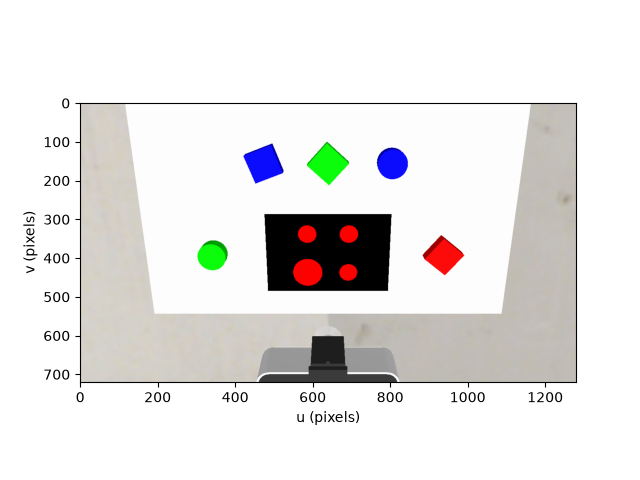
#> input picture assignment_2_3_vision/Machine_Vision_Toolbox_for_Python.png, 640 x 480 px
$ python -i PickAndPlacerobotp2.py   (imports and definitions only)
#> lines starting #> are read from the running program, lines starting #| are printed output that depends on the picture
from typing import Dict, Tuple
import numpy as np
import copy
import machinevisiontoolbox as mvt
import cv2

"""
Steps:
1. Locate each object in the image space.
2. Determine each object's colour and shape.
3. Determine a homography transformation between the image and the robot's XY plane.
4. Locate each object in the robot's XY plane.
"""

L0=138
L1=135
L2=147
L3=60
L4=-70


WSP_MARKERS = np.array([
    [117.7, 154.8],
    [297.7, 154.8],
    [297.7, -165.2],
    [117.7, -165.2]
])


def GetBlobsFromImg(
        img: mvt.Image,
        sigma: int = 1,
        h: int = 2,
        thresh: float = 0.4,
        kernel: Tuple[int, int] = np.ones((3, 3)),
        filter: int = 200,
    ) -> Tuple[int, int, int]:

    img = np.power(img, np.ones(img.shape)*0.45)
    K_gauss = mvt.Kernel.Gauss(sigma, h)
    img = img.convolve(K_gauss)

    R = img[:, :, 0]
    G = img[:, :, 1]
    B = img[:, :, 2]

    Y = R + G + B

    r = np.divide(np.asarray(R), np.asarray(Y))
    g = np.divide(np.asarray(G), np.asarray(Y))
    b = np.divide(np.asarray(B), np.asarray(Y))

    # [4 lines left out: function OpenClose, not called in this run]

    red = OpenClose(r >= thresh)
    green = OpenClose(g >= thresh)
    blue = OpenClose(b >= thresh)

    # red.disp()
    # green.disp()
    # blue.disp(block=True)

    red_blobs = red.blobs().filter(area=filter)
    green_blobs = green.blobs().filter(area=filter)
    blue_blobs = blue.blobs().filter(area=filter)

    print("red blobs"); print(red_blobs)
    print("green blobs"); print(green_blobs)
    print("blue blobs"); print(blue_blobs)

    return red_blobs, green_blobs, blue_blobs


# [177 lines left out: functions GetMarkersAndPositions, OrderMarkers, PickAndPlaceRobot, PickUp, Place, ikine, not called in this run]

>>> import cv2
>>> picture = cv2.imread('Machine_Vision_Toolbox_for_Python.png')
#> picture is the input picture: shape (480, 640, 3); mean B, G, R 228.1, 229.3, 230.5
>>> result = GetBlobsFromImg(picture)
#> in GetBlobsFromImg, `img = np.power(img, np.ones(img.shape)*0.45)`:
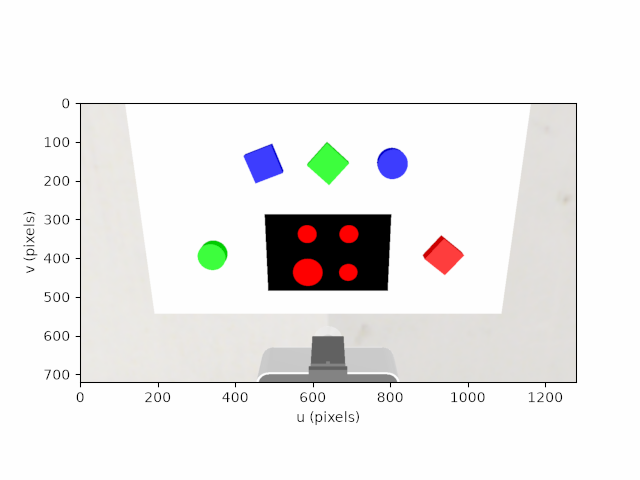
#> img: shape (480, 640, 3) float64; mean of channels 0, 1, 2 11.21, 11.24, 11.29; drawn with min black and max white
#> (the run stopped early here; a loop or call above may not have finished)
